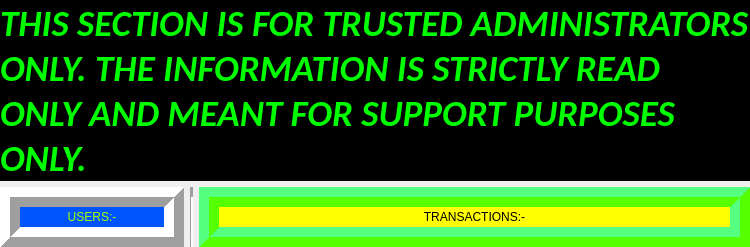
        <widget class="QWidget" name="tab2">
         <attribute name="title">
          <string>ADMINISTRATION</string>
         </attribute>
         <layout class="QVBoxLayout" name="verticalLayout_12" stretch="2,6">
          <property name="leftMargin">
           <number>0</number>
          </property>
          <property name="topMargin">
           <number>0</number>
          </property>
          <property name="rightMargin">
           <number>0</number>
          </property>
          <property name="bottomMargin">
           <number>0</number>
          </property>
          <item>
           <widget class="QLabel" name="label_16">
            <property name="palette">
             <palette>
              <active>
               <colorrole role="WindowText">
                <brush brushstyle="SolidPattern">
                 <color alpha="255">
                  <red>0</red>
                  <green>255</green>
                  <blue>0</blue>
                 </color>
                </brush>
               </colorrole>
               <colorrole role="Base">
                <brush brushstyle="SolidPattern">
                 <color alpha="255">
                  <red>0</red>
                  <green>0</green>
                  <blue>0</blue>
                 </color>
                </brush>
               </colorrole>
               <colorrole role="Window">
                <brush brushstyle="SolidPattern">
                 <color alpha="255">
                  <red>0</red>
                  <green>0</green>
                  <blue>0</blue>
                 </color>
                </brush>
               </colorrole>
              </active>
              <inactive>
               <colorrole role="WindowText">
                <brush brushstyle="SolidPattern">
                 <color alpha="255">
                  <red>0</red>
                  <green>255</green>
                  <blue>0</blue>
                 </color>
                </brush>
               </colorrole>
               <colorrole role="Base">
                <brush brushstyle="SolidPattern">
                 <color alpha="255">
                  <red>0</red>
                  <green>0</green>
                  <blue>0</blue>
                 </color>
                </brush>
               </colorrole>
               <colorrole role="Window">
                <brush brushstyle="SolidPattern">
                 <color alpha="255">
                  <red>0</red>
                  <green>0</green>
                  <blue>0</blue>
                 </color>
                </brush>
               </colorrole>
              </inactive>
              <disabled>
               <colorrole role="WindowText">
                <brush brushstyle="SolidPattern">
                 <color alpha="255">
                  <red>255</red>
                  <green>170</green>
                  <blue>255</blue>
                 </color>
                </brush>
               </colorrole>
               <colorrole role="Base">
                <brush brushstyle="SolidPattern">
                 <color alpha="255">
                  <red>0</red>
                  <green>0</green>
                  <blue>0</blue>
                 </color>
                </brush>
               </colorrole>
               <colorrole role="Window">
                <brush brushstyle="SolidPattern">
                 <color alpha="255">
                  <red>0</red>
                  <green>0</green>
                  <blue>0</blue>
                 </color>
                </brush>
               </colorrole>
              </disabled>
             </palette>
            </property>
            <property name="font">
             <font>
              <family>Calibri</family>
              <pointsize>28</pointsize>
              <weight>75</weight>
              <italic>true</italic>
              <bold>true</bold>
             </font>
            </property>
            <property name="autoFillBackground">
             <bool>true</bool>
            </property>
            <property name="text">
             <string>THIS SECTION IS FOR TRUSTED ADMINISTRATORS ONLY. THE INFORMATION IS STRICTLY READ ONLY AND MEANT FOR SUPPORT PURPOSES ONLY.</string>
            </property>
            <property name="wordWrap">
             <bool>true</bool>
            </property>
           </widget>
          </item>
          <item>
           <layout class="QHBoxLayout" name="horizontalLayout_7" stretch="2,1,6">
            <item>
             <layout class="QVBoxLayout" name="verticalLayout_13">
              <item>
               <widget class="QLabel" name="label_15">
                <property name="palette">
                 <palette>
                  <active>
                   <colorrole role="WindowText">
                    <brush brushstyle="SolidPattern">
                     <color alpha="255">
                      <red>170</red>
                      <green>255</green>
                      <blue>0</blue>
                     </color>
                    </brush>
                   </colorrole>
                   <colorrole role="Base">
                    <brush brushstyle="SolidPattern">
                     <color alpha="255">
                      <red>170</red>
                      <green>170</green>
                      <blue>255</blue>
                     </color>
                    </brush>
                   </colorrole>
                   <colorrole role="Window">
                    <brush brushstyle="SolidPattern">
                     <color alpha="255">
                      <red>0</red>
                      <green>85</green>
                      <blue>255</blue>
                     </color>
                    </brush>
                   </colorrole>
                  </active>
                  <inactive>
                   <colorrole role="WindowText">
                    <brush brushstyle="SolidPattern">
                     <color alpha="255">
                      <red>170</red>
                      <green>255</green>
                      <blue>0</blue>
                     </color>
                    </brush>
                   </colorrole>
                   <colorrole role="Base">
                    <brush brushstyle="SolidPattern">
                     <color alpha="255">
                      <red>170</red>
                      <green>170</green>
                      <blue>255</blue>
                     </color>
                    </brush>
                   </colorrole>
                   <colorrole role="Window">
                    <brush brushstyle="SolidPattern">
                     <color alpha="255">
                      <red>0</red>
                      <green>85</green>
                      <blue>255</blue>
                     </color>
                    </brush>
                   </colorrole>
                  </inactive>
                  <disabled>
                   <colorrole role="WindowText">
                    <brush brushstyle="SolidPattern">
                     <color alpha="255">
                      <red>255</red>
                      <green>170</green>
                      <blue>255</blue>
                     </color>
                    </brush>
                   </colorrole>
                   <colorrole role="Base">
                    <brush brushstyle="SolidPattern">
                     <color alpha="255">
                      <red>0</red>
                      <green>85</green>
                      <blue>255</blue>
                     </color>
                    </brush>
                   </colorrole>
                   <colorrole role="Window">
                    <brush brushstyle="SolidPattern">
                     <color alpha="255">
                      <red>0</red>
                      <green>85</green>
                      <blue>255</blue>
                     </color>
                    </brush>
                   </colorrole>
                  </disabled>
                 </palette>
                </property>
                <property name="autoFillBackground">
                 <bool>true</bool>
                </property>
                <property name="frameShape">
                 <enum>QFrame::Box</enum>
                </property>
                <property name="frameShadow">
                 <enum>QFrame::Raised</enum>
                </property>
                <property name="lineWidth">
                 <number>10</number>
                </property>
                <property name="text">
                 <string>USERS:-</string>
                </property>
                <property name="alignment">
                 <set>Qt::AlignHCenter|Qt::AlignTop</set>
                </property>
               </widget>
              </item>
             </layout>
            </item>
            <item>
             <widget class="Line" name="line_8">
              <property name="autoFillBackground">
               <bool>true</bool>
              </property>
              <property name="lineWidth">
               <number>10</number>
              </property>
              <property name="orientation">
               <enum>Qt::Vertical</enum>
              </property>
             </widget>
            </item>
            <item>
             <layout class="QVBoxLayout" name="verticalLayout_14">
              <item>
               <widget class="QLabel" name="label_17">
                <property name="palette">
                 <palette>
                  <active>
                   <colorrole role="WindowText">
                    <brush brushstyle="SolidPattern">
                     <color alpha="255">
                      <red>0</red>
                      <green>0</green>
                      <blue>0</blue>
                     </color>
                    </brush>
                   </colorrole>
                   <colorrole role="Light">
                    <brush brushstyle="SolidPattern">
                     <color alpha="255">
                      <red>85</red>
                      <green>255</green>
                      <blue>127</blue>
                     </color>
                    </brush>
                   </colorrole>
                   <colorrole role="Dark">
                    <brush brushstyle="SolidPattern">
                     <color alpha="255">
                      <red>85</red>
                      <green>255</green>
                      <blue>0</blue>
                     </color>
                    </brush>
                   </colorrole>
                   <colorrole role="Text">
                    <brush brushstyle="SolidPattern">
                     <color alpha="255">
                      <red>92</red>
                      <green>247</green>
                      <blue>249</blue>
                     </color>
                    </brush>
                   </colorrole>
                   <colorrole role="ButtonText">
                    <brush brushstyle="SolidPattern">
                     <color alpha="255">
                      <red>0</red>
                      <green>0</green>
                      <blue>0</blue>
                     </color>
                    </brush>
                   </colorrole>
                   <colorrole role="Base">
                    <brush brushstyle="SolidPattern">
                     <color alpha="255">
                      <red>0</red>
                      <green>0</green>
                      <blue>0</blue>
                     </color>
                    </brush>
                   </colorrole>
                   <colorrole role="Window">
                    <brush brushstyle="SolidPattern">
                     <color alpha="255">
                      <red>255</red>
                      <green>255</green>
                      <blue>0</blue>
                     </color>
                    </brush>
                   </colorrole>
                   <colorrole role="LinkVisited">
                    <brush brushstyle="SolidPattern">
                     <color alpha="255">
                      <red>170</red>
                      <green>255</green>
                      <blue>0</blue>
                     </color>
                    </brush>
                   </colorrole>
                   <colorrole role="PlaceholderText">
                    <brush brushstyle="NoBrush">
                     <color alpha="128">
                      <red>92</red>
                      <green>247</green>
                      <blue>249</blue>
                     </color>
                    </brush>
                   </colorrole>
                  </active>
                  <inactive>
                   <colorrole role="WindowText">
                    <brush brushstyle="SolidPattern">
                     <color alpha="255">
                      <red>0</red>
                      <green>0</green>
                      <blue>0</blue>
                     </color>
                    </brush>
                   </colorrole>
                   <colorrole role="Light">
                    <brush brushstyle="SolidPattern">
                     <color alpha="255">
                      <red>85</red>
                      <green>255</green>
                      <blue>127</blue>
                     </color>
                    </brush>
                   </colorrole>
                   <colorrole role="Dark">
                    <brush brushstyle="SolidPattern">
                     <color alpha="255">
                      <red>85</red>
                      <green>255</green>
                      <blue>0</blue>
                     </color>
                    </brush>
                   </colorrole>
                   <colorrole role="Text">
                    <brush brushstyle="SolidPattern">
                     <color alpha="255">
                      <red>92</red>
                      <green>247</green>
                      <blue>249</blue>
                     </color>
                    </brush>
                   </colorrole>
                   <colorrole role="ButtonText">
                    <brush brushstyle="SolidPattern">
                     <color alpha="255">
                      <red>0</red>
                      <green>0</green>
                      <blue>0</blue>
                     </color>
                    </brush>
                   </colorrole>
                   <colorrole role="Base">
                    <brush brushstyle="SolidPattern">
                     <color alpha="255">
                      <red>0</red>
                      <green>0</green>
                      <blue>0</blue>
                     </color>
                    </brush>
                   </colorrole>
                   <colorrole role="Window">
                    <brush brushstyle="SolidPattern">
                     <color alpha="255">
                      <red>255</red>
                      <green>255</green>
                      <blue>0</blue>
                     </color>
                    </brush>
                   </colorrole>
                   <colorrole role="LinkVisited">
                    <brush brushstyle="SolidPattern">
                     <color alpha="255">
                      <red>170</red>
                      <green>255</green>
                      <blue>0</blue>
                     </color>
                    </brush>
                   </colorrole>
                   <colorrole role="PlaceholderText">
                    <brush brushstyle="NoBrush">
                     <color alpha="128">
                      <red>92</red>
                      <green>247</green>
                      <blue>249</blue>
                     </color>
                    </brush>
                   </colorrole>
                  </inactive>
                  <disabled>
                   <colorrole role="WindowText">
                    <brush brushstyle="SolidPattern">
                     <color alpha="255">
                      <red>85</red>
                      <green>255</green>
                      <blue>0</blue>
                     </color>
                    </brush>
                   </colorrole>
                   <colorrole role="Light">
                    <brush brushstyle="SolidPattern">
                     <color alpha="255">
                      <red>85</red>
                      <green>255</green>
                      <blue>127</blue>
                     </color>
                    </brush>
                   </colorrole>
                   <colorrole role="Dark">
                    <brush brushstyle="SolidPattern">
                     <color alpha="255">
                      <red>85</red>
                      <green>255</green>
                      <blue>0</blue>
                     </color>
                    </brush>
                   </colorrole>
                   <colorrole role="Text">
                    <brush brushstyle="SolidPattern">
                     <color alpha="255">
                      <red>85</red>
                      <green>255</green>
                      <blue>0</blue>
                     </color>
                    </brush>
                   </colorrole>
                   <colorrole role="ButtonText">
                    <brush brushstyle="SolidPattern">
                     <color alpha="255">
                      <red>85</red>
                      <green>255</green>
                      <blue>0</blue>
                     </color>
                    </brush>
                   </colorrole>
                   <colorrole role="Base">
                    <brush brushstyle="SolidPattern">
                     <color alpha="255">
                      <red>255</red>
                      <green>255</green>
                      <blue>0</blue>
                     </color>
                    </brush>
                   </colorrole>
                   <colorrole role="Window">
                    <brush brushstyle="SolidPattern">
                     <color alpha="255">
                      <red>255</red>
                      <green>255</green>
                      <blue>0</blue>
                     </color>
                    </brush>
                   </colorrole>
                   <colorrole role="LinkVisited">
                    <brush brushstyle="SolidPattern">
                     <color alpha="255">
                      <red>170</red>
                      <green>255</green>
                      <blue>0</blue>
                     </color>
                    </brush>
                   </colorrole>
                   <colorrole role="PlaceholderText">
                    <brush brushstyle="NoBrush">
                     <color alpha="128">
                      <red>92</red>
                      <green>247</green>
                      <blue>249</blue>
                     </color>
                    </brush>
                   </colorrole>
                  </disabled>
                 </palette>
                </property>
                <property name="autoFillBackground">
                 <bool>true</bool>
                </property>
                <property name="frameShape">
                 <enum>QFrame::Box</enum>
                </property>
                <property name="frameShadow">
                 <enum>QFrame::Raised</enum>
                </property>
                <property name="lineWidth">
                 <number>10</number>
                </property>
                <property name="text">
                 <string>TRANSACTIONS:-</string>
                </property>
                <property name="alignment">
                 <set>Qt::AlignHCenter|Qt::AlignTop</set>
                </property>
               </widget>
              </item>
             </layout>
            </item>
           </layout>
          </item>
         </layout>
        </widget>
